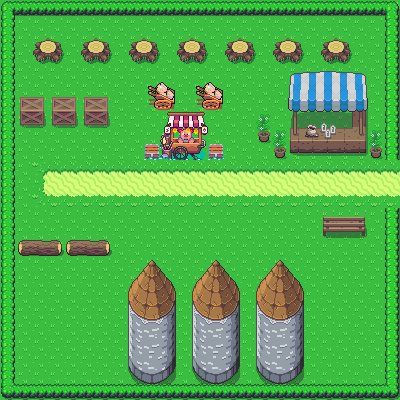

The image is a tile-based game level rendered from a .tmx file. Its description and complete source (layers, tilesets, objects, tile grids) follow:
An orthogonal 25x25 tile map with 16x16 px tiles, 2 tile layers (Ground, ObjectLayer), 3 tilesets and 18 objects.

<map version="1.5" tiledversion="1.5.0" orientation="orthogonal" renderorder="right-down" compressionlevel="0" width="25" height="25" tilewidth="16" tileheight="16" infinite="0" nextlayerid="4" nextobjectid="30">
 <tileset firstgid="1" source="WorldSet.tsx" />
 <tileset firstgid="1441" source="GenericRpgTileset.tsx" />
 <tileset firstgid="2465" source="NinjaTilesetElement.tsx" />
 <layer id="1" name="Ground" width="25" height="25">
  <data encoding="csv">
1,1,1,1,1,1,1,1,1,1,1,1,1,1,1,1,1,1,1,1,1,1,1,1,1,
1,1,1,1,1,1,1,1,1,1,1,1,1,1,1,1,1,1,1,1,1,1,1,1,1,
1,1,1,1,1,1,1,1,1,1,1,1,1,1,1,1,1,1,1,1,1,1,1,1,1,
1,1,1,1,1,1,1,1,1,1,1,1,1,1,1,1,1,1,1,1,1,1,1,1,1,
1,1,1,1,1,1,1,1,1,1,1,1,1,1,1,1,1,1,1,1,1,1,1,1,1,
1,1,1,1,1,1,1,1,1,1,1,1,1,1,1,1,1,1,1,1,1,1,1,1,1,
1,1,1,1,1,1,1,1,1,1,1,1,1,1,1,1,1,1,1,1,1,1,1,1,1,
1,1,1,1,1,1,1,1,1,1,1,1,1,1,1,1,1,1,1,1,1,1,1,1,1,
1,1,1,1,1,1,1,1,1,1,1,1,1,1,1,1,1,1,1,1,1,1,1,1,1,
1,1,1,1,1,1,1,1,1,1,1,1,1,1,1,1,1,1,1,1,1,1,1,1,1,
1,1,121,122,122,122,122,122,122,122,122,122,122,122,122,122,122,122,122,122,122,122,122,122,122,
1,1,161,162,162,162,162,162,162,162,162,162,162,162,162,162,162,162,162,162,162,162,162,162,162,
1,1,201,202,202,202,202,202,202,202,202,202,202,202,202,202,202,202,202,202,202,202,202,202,202,
1,1,1,1,1,1,1,1,1,1,1,1,1,1,1,1,1,1,1,1,1,1,1,1,1,
1,1,1,1,1,1,1,1,1,1,1,1,1,1,1,1,1,1,1,1,1,1,1,1,1,
1,1,1,1,1,1,1,1,1,1,1,1,1,1,1,1,1,1,1,1,1,1,1,1,1,
1,1,1,1,1,1,1,1,1,1,1,1,1,1,1,1,1,1,1,1,1,1,1,1,1,
1,1,1,1,1,1,1,1,1,1,1,1,1,1,1,1,1,1,1,1,1,1,1,1,1,
1,1,1,1,1,1,1,1,1,1,1,1,1,1,1,1,1,1,1,1,1,1,1,1,1,
1,1,1,1,1,1,1,1,1,1,1,1,1,1,1,1,1,1,1,1,1,1,1,1,1,
1,1,1,1,1,1,1,1,1,1,1,1,1,1,1,1,1,1,1,1,1,1,1,1,1,
1,1,1,1,1,1,1,1,1,1,1,1,1,1,1,1,1,1,1,1,1,1,1,1,1,
1,1,1,1,1,1,1,1,1,1,1,1,1,1,1,1,1,1,1,1,1,1,1,1,1,
1,1,1,1,1,1,1,1,1,1,1,1,1,1,1,1,1,1,1,1,1,1,1,1,1,
1,1,1,1,1,1,1,1,1,1,1,1,1,1,1,1,1,1,1,1,1,1,1,1,1
</data>
 </layer>
 <layer id="2" name="ObjectLayer" width="25" height="25">
  <data encoding="csv">
522,523,523,523,523,523,523,523,523,523,523,523,523,523,523,523,523,523,523,523,523,523,523,523,524,
562,0,0,0,0,0,0,0,0,0,0,0,0,0,0,0,0,0,0,0,0,0,0,0,564,
562,0,152,153,0,152,153,0,152,153,0,152,153,0,152,153,0,152,153,0,152,153,0,0,564,
562,0,192,193,0,192,193,0,192,193,0,192,193,0,192,193,0,192,193,0,192,193,0,0,564,
562,0,0,0,0,0,0,0,0,0,0,0,0,0,0,0,0,0,899,900,901,902,903,0,564,
562,0,0,0,0,0,0,0,0,2515,2516,0,2515,2516,0,0,0,0,939,940,941,942,943,0,564,
562,356,357,356,357,356,357,0,0,2531,2532,0,2531,2532,0,0,0,0,979,980,981,982,983,0,564,
562,396,397,396,397,396,397,0,0,0,1509,1510,1511,0,0,0,73,0,1019,1017,1018,1022,1023,0,564,
562,0,0,0,0,0,0,0,0,0,1541,1542,1543,0,0,0,113,73,1059,1057,1058,1062,1063,73,564,
562,0,0,0,0,0,0,0,0,1474,1573,1574,1575,1474,0,0,0,113,1099,1100,1101,1102,1103,113,564,
562,0,0,0,0,0,0,0,0,0,0,0,0,0,0,0,0,0,0,0,0,0,0,0,0,
562,0,0,0,0,0,0,0,0,0,0,0,0,0,0,0,0,0,0,0,0,0,0,0,0,
562,0,0,0,0,0,0,0,0,0,0,0,0,0,0,0,0,0,0,0,0,0,0,0,0,
562,0,0,0,0,0,0,0,0,0,0,0,0,0,0,0,0,0,0,0,269,270,271,0,564,
562,0,0,0,0,0,0,0,0,0,0,0,0,0,0,0,0,0,0,0,309,310,311,0,564,
562,204,205,206,204,205,206,0,0,0,0,0,0,0,0,0,0,0,0,0,0,0,0,0,564,
562,0,0,0,0,0,0,0,884,885,886,0,884,885,886,0,884,885,886,0,0,0,0,0,564,
562,0,0,0,0,0,0,0,924,925,926,0,924,925,926,0,924,925,926,0,0,0,0,0,564,
562,0,0,0,0,0,0,0,964,965,966,0,964,965,966,0,964,965,966,0,0,0,0,0,564,
562,0,0,0,0,0,0,0,1004,1005,1006,0,1004,1005,1006,0,1004,1005,1006,0,0,0,0,0,564,
562,0,0,0,0,0,0,0,1044,1045,1046,0,1044,1045,1046,0,1044,1045,1046,0,0,0,0,0,564,
562,0,0,0,0,0,0,0,1001,1002,1003,0,1001,1002,1003,0,1001,1002,1003,0,0,0,0,0,564,
562,0,0,0,0,0,0,0,1041,1042,1043,0,1041,1042,1043,0,1041,1042,1043,0,0,0,0,0,564,
562,0,0,0,0,0,0,0,1081,1082,1083,0,1081,1082,1083,0,1081,1082,1083,0,0,0,0,0,564,
602,603,603,603,603,603,603,603,603,603,603,603,603,603,603,603,603,603,603,603,603,603,603,603,604
</data>
 </layer>
 <objectgroup id="3" name="CollisionMask">
  <object id="1" x="278.595" y="71.472" width="96.7546" height="94.3236" />
  <object id="2" x="368.543" y="128.358" width="15.5585" height="38.8963" />
  <object id="5" x="255.381" y="113.772" width="31.9653" height="45.4824" />
  <object id="11" x="17.0171" y="92.9891" width="92.644" height="35.6342" />
  <object id="13" x="27.2274" y="36.6308" width="325.66" height="27.4239" />
  <object id="17" x="122.037" y="257.923" width="57.3721" height="139.306" />
  <object id="18" x="186.216" y="260.409" width="60.2893" height="140.223" />
  <object id="19" x="253.312" y="258.854" width="54.941" height="141.292" />
  <object id="20" x="320.588" y="213.93" width="45.3445" height="26.7412" />
  <object id="21" x="15.5585" y="235.919" width="96.1994" height="25.6584" />
  <object id="22" x="0" y="0.486204" width="399.66" height="22.3654" />
  <object id="23" x="377.78" y="22.8516" width="20.9068" height="142.944" />
  <object id="24" x="379.239" y="207.123" width="19.9344" height="190.592" />
  <object id="25" x="0" y="375.349" width="398.201" height="24.7964" />
  <object id="26" x="0.486204" y="1.45861" width="19.4482" height="371.946" />
  <object id="27" x="146.5" y="78" width="30" height="31.5" />
  <object id="28" x="191.5" y="77" width="32.5" height="33.5" />
  <object id="29" x="160.5" y="111" width="48" height="51" />
 </objectgroup>
</map>
